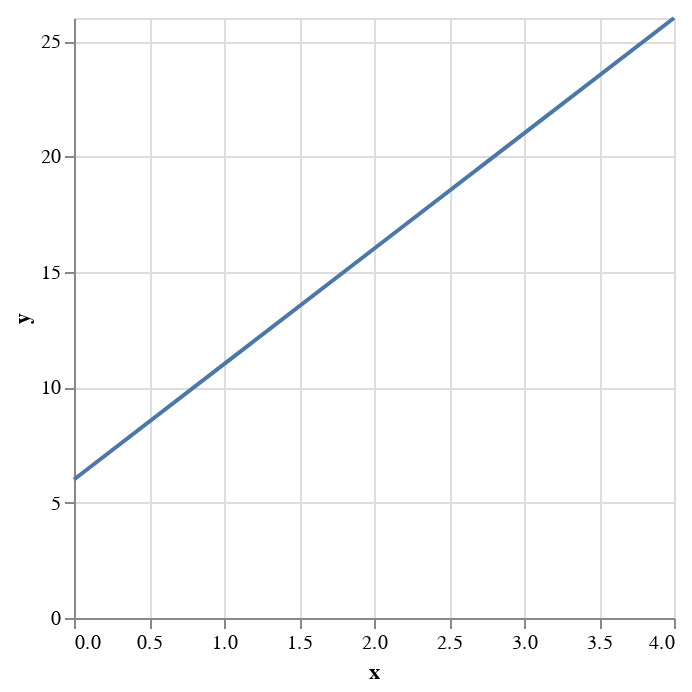

Notebook code for this chart:
### Code cell
a = 6
b = 5
# Create sample data
data = pd.DataFrame(
    {
    'x': range(5),
    'y': [a+b*i for i in range(5)]  # Using a and b from context
}
)

# Create line chart
chart = alt.Chart(data).mark_line().encode(
    x='x',
    y='y'
)

chart

### Figure 1 — Vega-Lite specification as saved in the notebook (floating-point values rounded to 4 significant figures)
{"config": {"view": {"continuousWidth": 300, "continuousHeight": 300}}, "data": {"name": "data-1ae2633cf569dcdbd7a399c1f6fb4528"}, "mark": {"type": "line"}, "encoding": {"x": {"field": "x", "type": "quantitative"}, "y": {"field": "y", "type": "quantitative"}}, "$schema": "https://vega.github.io/schema/vega-lite/v5.20.1.json", "datasets": {"data-1ae2633cf569dcdbd7a399c1f6fb4528": [{"x": 0, "y": 6}, {"x": 1, "y": 11}, {"x": 2, "y": 16}, {"x": 3, "y": 21}, {"x": 4, "y": 26}]}}
